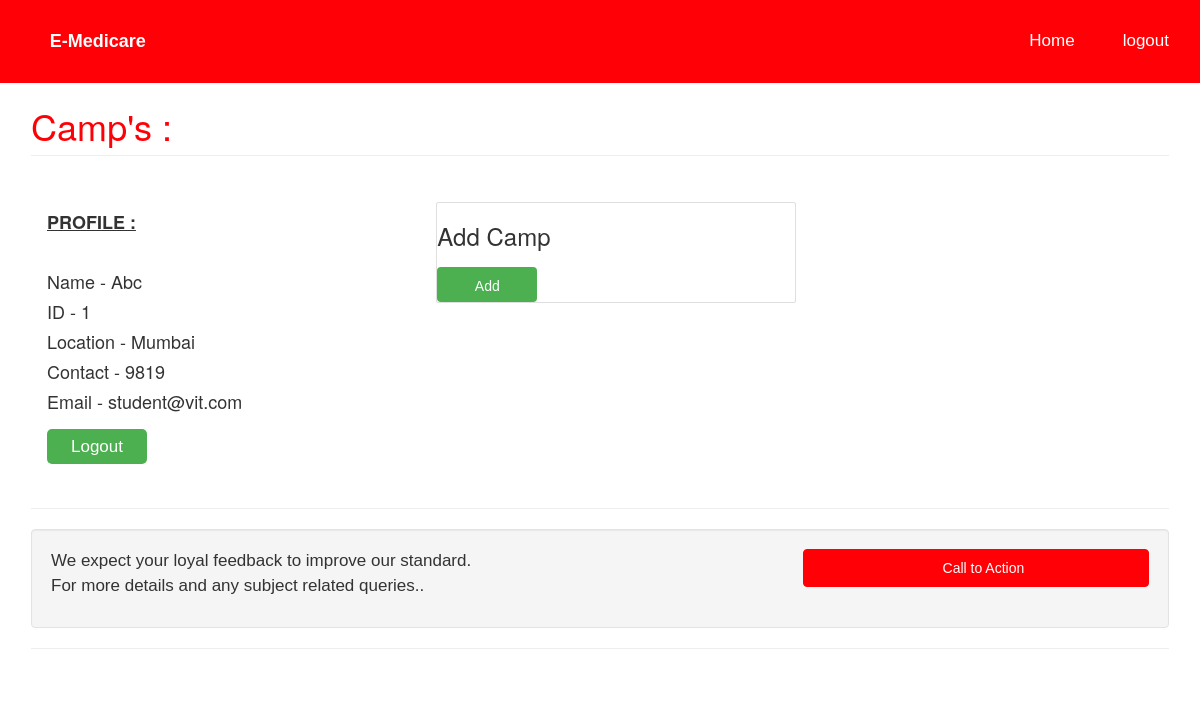
Screenshot of /campindex.php with the database file from the repository.
### tables this page shows
CREATE TABLE `campdetails` (
  `campid` int(11) NOT NULL,
  `name` varchar(100) NOT NULL,
  `location` varchar(200) NOT NULL,
  `contact` int(11) NOT NULL,
  `email` varchar(100) NOT NULL,
  `password` varchar(100) NOT NULL
);

### campindex.php (the view, shortened to what this page needs)
<!DOCTYPE html>
<html lang="en">
<?php include"head.php";?>
<?php
include 'connect.php';
$query = "select * from campdetails";
$data = mysqli_query($conn, $query);
if ($data) {
  $object = $data->fetch_object();
  $name = $object->name;
  $campid = $object->campid;
  $location = $object->location;
  $contact = $object->contact;
  $email = $object->email;
}
?>
<body>
<?php include"top_nav.php";?>
    <div class="container">
		<section id="services" class="services">
        <div class="row">
            <div class="col-lg-12">
                <h1 class="page-header text-primary">
                  Camp's :
                </h1>
            </div>
        </div>
		</section>
		<main id="main">
    <section id="team" class="team">
      <div class="container" style="margin-top: 10px;">
        <div class="row">
          <div class="col-lg-4" style="background-color: transparent;">
            <div class="member" data-aos="zoom-in">
              <div class="member-info">
			  <h4><b><u>PROFILE :</b></u></h4><br>
                <h4>Name - <?php echo $name; ?> </h4>
                <h4>ID - <?php echo $campid; ?> </h4>
				<h4>Location - <?php echo $location; ?> </h4>
				<h4>Contact - <?php echo $contact; ?> </h4>
				<h4>Email - <?php echo $email; ?> </h4>
                <div><a href="index.php"><button>Logout</button></a></div>
              </div>
            </div>
          </div>
          <div class="col-lg-8">
            <div class="row">
              <div class="col-sm-6">
                <div class="card">
                  <h3>Add Camp</h3>
                  <form action="camp.php">
                    <button class="btn btn-secondary" name="dashboard">Add</button>
                  </form>
                </div>
              </div>
            </div>
            <br>
          </div>
    </section>
  </main>
        <hr>
        <div class="well">
            <div class="row">
                <div class="col-md-8">
                    <p>We expect your loyal feedback to improve our standard.<br>For more details and any subject related queries..</p>
                </div>
                <div class="col-md-4">
                    <a class="btn btn-primary btn-block" href="contact.php"><i class="fa fa-phone"></i> Call to Action</a>
                </div>
            </div>
        </div>
        <hr>
    </div>
</body>
</html>

### modern-business.css (style rules this page uses)
html, body { height: 100%; }
body { padding-top: 50px; }
p,li { font-size:17px; }
.navbar-default,.panel-heading,.btn-primary { background-color:#ff0006 !important; border-color:#ff0006 !important; }
.text-primary { color:#ff0006 !important; }
.card { position: relative; display: -ms-flexbox; display: flex; -ms-flex-direction: column; flex-direction: column; min-width: 0; word-wrap: break-word; background-color: #fff; background-clip: border-box; border: 1px solid rgba(0,0,0,.125); border-radius: .25rem; }

### top_nav.php (style rules this page uses)
body { font-family: Arial, Helvetica, sans-serif; }
button { background-color: #4CAF50; color: white; font-size: 17px; margin: 8px 0; border: none; cursor: pointer; height: 35px; width: 100px; border-radius: 5px; }
.container { padding: 16px; }

### rows the page displays
campdetails: name "Abc", campid "1", location "Mumbai", contact "9819", email "student@vit.com"
